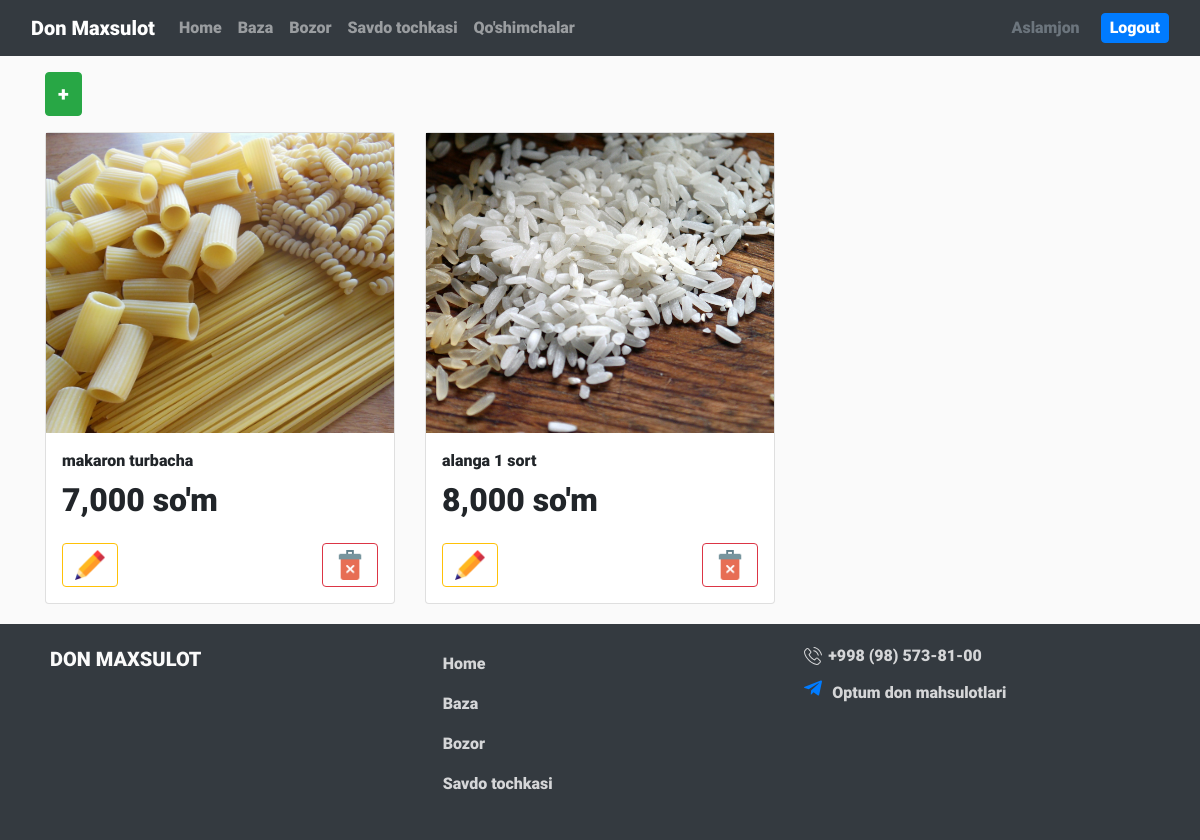
The app's page / (signed in) with its own data.
### home/models.py (models this page shows)
class Home(models.Model):
    img = models.ImageField(null=True, blank=True, upload_to='images/')
    title = models.CharField(max_length=100)
    des = models.TextField(blank=True)
    price = models.IntegerField(default=0)
    showToAgent = models.IntegerField(default=0)

### home/views.py (the view)
# urls.py: 2. Add a URL to urlpatterns:  path('', views.home, name='home')
def home(request):
    getAgents = Agents.objects.all()
    for i in getAgents:
        agentsList.append(i.name)
    getHome = Home.objects.all()
    if (request.method == 'GET'):
        sentObjToTemplate = {'home': getHome, 'homeForm': HomeForm}
        return checkIsAdmin(request, 'html/index.html', sentObjToTemplate, sentObjToTemplate)
    elif (request.method == 'POST'):
        createBlogToHome = HomeForm(request.POST, request.FILES)
        if createBlogToHome.is_valid():
            createBlogToHome.save()
        return redirect('home')
    else:
        sentObjToTemplate = {'home': getHome, 'homeForm': HomeForm}
        return checkIsAdmin(request, 'html/index.html', sentObjToTemplate, sentObjToTemplate)

### home/views.py (called while the page is built)
def checkIsAdmin(request, html, sendObjToAdmin, sendObjToAnonimUser):
    getAdmins = Admins.objects.all()
    global admins
    admins = []
    for i in getAdmins:
        admins.append(i.name)
    if request.user.username in admins:
        sendObjToAdmin['isAdmin'] = True
        return render(request, html, sendObjToAdmin)
    else:
        if request.user.username in agentsList:
            sendObjToAnonimUser['isAgent'] = True
            return render(request, html, sendObjToAnonimUser)
        sendObjToAnonimUser['isAdmin'] = False
        return render(request, html, sendObjToAnonimUser)

### home/templates/html/index.html (shortened to what this page needs)
{% extends 'html/base.html' %}
{% load static %}
{% load indexObj %}
{% block content %}
<div class="homePage">
    <div class="container">
        {% if user.is_authenticated and isAdmin %}
        <button type="button" class="btn btn-success mt-3 fs-20" data-toggle="modal" data-target="#myModal">
            +
        </button>
        {% endif %}
        <div class="row">
            {% for item in home %}
            <div class="col-md-4 col-sm-6 mt-3">
                <div class="card">
                    {% if item.img %}
                    <div class="img"
                        style="background: url('{{item.img.url}}');background-repeat: no-repeat;background-size: cover;background-position: center center;">
                    </div>
                    {% endif %}
                    <div class="p-3">
                        <div class="mb-2">{{item.title}}</div>
                        <h2 class="text-bold">
                            <span class="price numMusk">
                                {% if isAgent %}
                                {{item.showToAgent}}
                                {% else %}
                                {{item.price}}
                                {% endif %}
                            </span> so'm
                        </h2>
                    </div>
                    {% if user.is_authenticated and isAdmin %}
                    <form action="{% url 'deleteHome' item.id %}" class="d-flex justify-content-between pl-3 pr-3 pb-3"
                        method="POST">
                        <a href="{% url 'editHome' item.id %}" class="btn btn-outline-warning openEditModal"><img src="{% static 'pencil.png' %}" class="w-30px" alt=""></a>
                        <button class="btn btn-outline-danger"><img src="{% static 'delete.png' %}" class="w-30px" alt=""></button>
                    </form>
                    {% endif %}
                </div>
            </div>
            {% endfor %}
        </div>
    </div>
</div>
{% endblock %}

### home/templates/html/base.html (shortened to what this page needs)
{% load static %}
<!DOCTYPE html>
<html lang="en">
<head>
    <link rel="stylesheet" href="{% static 'css/normalize.css'%}">
    <link rel="stylesheet" href="{% static 'css/bootstrap.css'%}">
    <link rel="stylesheet" href="{% static 'css/privet_bootstrap.css'%}">
    <link rel="stylesheet" href="{% static 'css/animate.css'%}">
    <link rel="stylesheet" href="{% static 'css/style.css'%}">
</head>
<body>
    <nav class="navbar navbar-expand-lg navbar-dark bg-dark">
        <div class="container-fluid">
            <a class="navbar-brand" href="#">Don Maxsulot</a>
            <div class="collapse navbar-collapse justify-content-between" id="navbarSupportedContent">
                <ul class="navbar-nav me-auto mb-2 mb-lg-0">
                    <li class="nav-item">
                        <a class="nav-link" aria-current="page" href="{% url 'home' %}">Home</a>
                    </li>
                    <li class="nav-item">
                        <a class="nav-link" href="{% url 'baza' %}">Baza</a>
                    </li>
                    <li class="nav-item">
                        <a class="nav-link" href="{% url 'base' %}">Bozor</a>
                    </li>
                    <li class="nav-item">
                        <a class="nav-link" href="{% url 'agentTake' %}">Savdo tochkasi</a>
                    </li>
                    <li>
                    {% if user.is_authenticated and isAdmin %}
                    <li class="nav-item">
                        <a class="nav-link" href="{% url 'addAgent' %}">Qo'shimchalar</a>
                    </li>
                    {% endif %}
                </ul>
                {% if user.is_authenticated %}
                <ul class="list-unstyled mb-0">
                    <li>
                        <div class="d-flex align-items-center">
                            <div class="d-flex align-items-center text-secondary text-capitalize mr-3">{{user}}</div>
                            <form action="{% url 'logout' %}" method="POST">
                                <button class="btn btn-primary pl-2 pr-2" style="padding: 2px; margin-left: 5px;"
                                    type="submit">Logout</button>
                            </form>
                        </div>
                    </li>
                </ul>
                {% endif %}
            </div>
        </div>
    </nav>
    {% block content %}
    {% endblock %}
    <footer>
        <div class="containerCustom">
            <div class="row">
                <div class="col-md-4">
                    <a class="logo">
                        DON MAXSULOT
                    </a>
                </div>
                <div class="col-md-4">
                    <ul class="list-unstyled">
                        <li class="nav-item">
                            <a class="nav-link" aria-current="page" href="{% url 'home' %}">Home</a>
                        </li>
                        <li class="nav-item">
                            <a class="nav-link" href="{% url 'baza' %}">Baza</a>
                        </li>
                        <li class="nav-item">
                            <a class="nav-link" href="{% url 'base' %}">Bozor</a>
                        </li>
                        <li class="nav-item">
                            <a class="nav-link" href="{% url 'agentTake' %}">Savdo tochkasi</a>
                        </li>
                    </ul>
                </div>
                <div class="col-md-4">
                    <ul class="list-unstyled">
                        <li><div class="tel">
                            <span class="icon"></span>
                            <span>+998 (98) 573-81-00</span>
                        </div></li>
                        <li>
                            <div class="telegram">
                                <a href="https://t.me/optumdon" target="_blank">
                                    <span class="icon"></span>
                                    <span>Optum don mahsulotlari</span>
                                </a>
                            </div>
                        </li>
                    </ul>
                </div>
            </div>
        </div>
    </footer>
</body>
</html>

### home/static/css/style.css (style rules this page uses)
body { margin: 0; padding: 0; overflow-x: hidden; font-family: "Roboto-Black", sans-serif; background-color: #fafafa; position: relative; }
.containerCustom { margin: 0 30px; position: relative; }
.icon { width: 20px; height: 20px; display: inline-block; background-color: #fff; cursor: pointer; mask-position: center center; mask-size: 90%; mask-repeat: no-repeat; -webkit-mask-position: center center; -webkit-mask-size: 90%; -webkit-mask-repeat: no-repeat; }
nav .navbar-collapse ul li a { cursor: pointer; }
.text-bold { font-weight: bold; }
.homePage .img { width: 100%; height: 300px; }
footer { background-color: #343a40; padding: 20px; margin-top: 20px; }
footer .logo { color: #fafafa; font-size: 20px; text-decoration: none; }
footer ul li a { color: #fafafad0; transition: 0.3s; }
footer ul .tel, footer ul .telegram { display: flex; align-items: center; }
footer ul .tel span:first-child, footer ul .telegram span:first-child { width: 20px; height: 20px; display: inline-block; mask-image: url("../img/phone-call.svg"); -webkit-mask-image: url("../img/phone-call.svg"); background: #fafafad0; margin-right: 5px; }
footer ul .tel span:last-child, footer ul .telegram span:last-child { color: #fafafad0; text-decoration: none; }
footer ul .telegram { margin-top: 10px; }
footer ul .telegram span:first-child { mask-image: url("../img/telegram.svg"); -webkit-mask-image: url("../img/telegram.svg"); background: #007bff; }

### records on screen
Home: img (picture), title "makaron turbacha", price "7,000"
Home: img (picture), title "alanga 1 sort", price "8,000"

### other values on screen
{{ user }} "Aslamjon"
